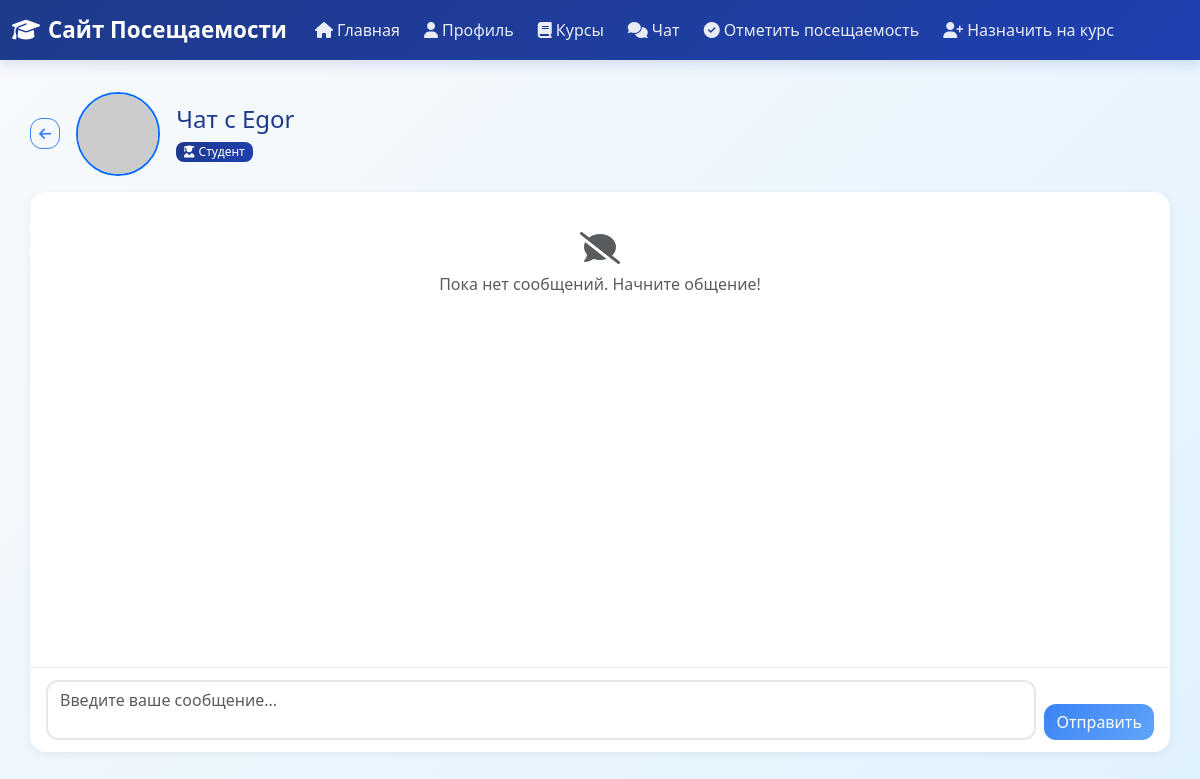
Before: /chat/Egor (signed in) with the older database file.
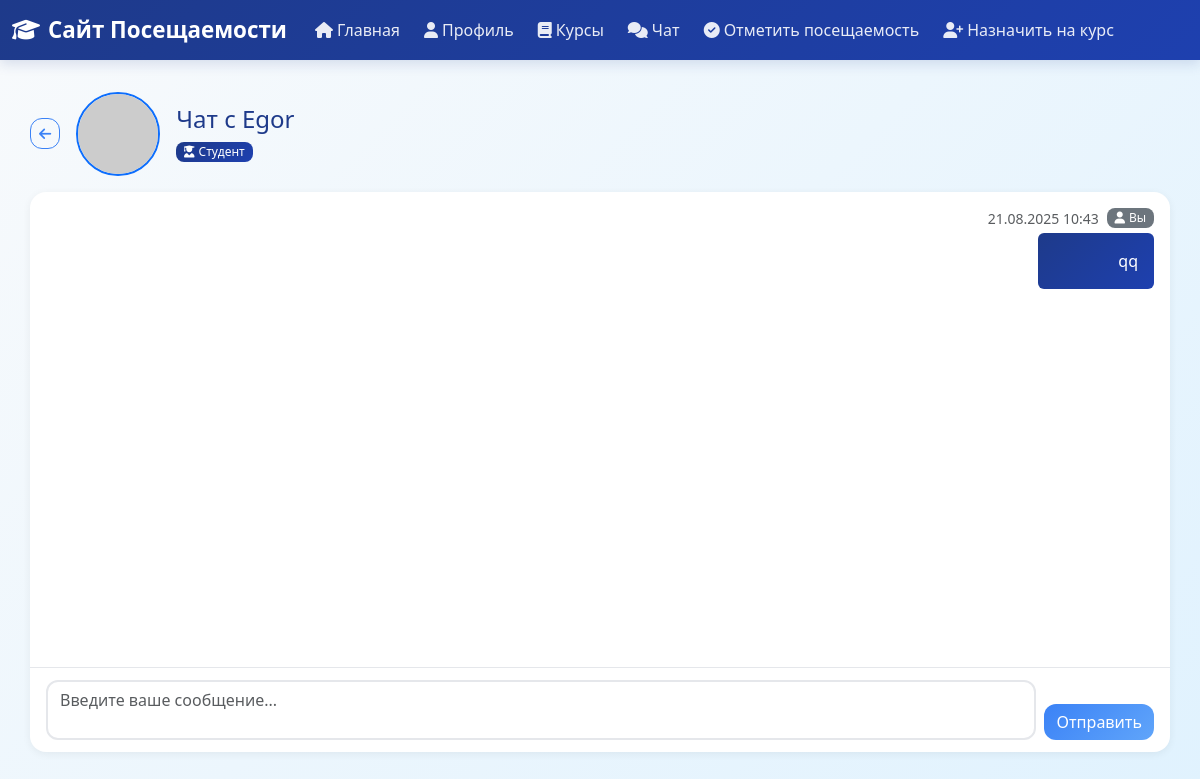
After: the same page with the newer database file.
### app/models.py (models this page shows, shortened)
class Message(db.Model):
    id: so.Mapped[int] = so.mapped_column(primary_key=True)
    sender_id: so.Mapped[int] = so.mapped_column(sa.ForeignKey('user.id'), nullable=False)
    recipient_id: so.Mapped[int] = so.mapped_column(sa.ForeignKey('user.id'), nullable=False)
    body: so.Mapped[str] = so.mapped_column(sa.String(1000), nullable=False)
    timestamp: so.Mapped[datetime] = so.mapped_column(sa.DateTime, index=True, default=lambda: datetime.now(timezone.utc))
    sender: so.Mapped['User'] = so.relationship('User', foreign_keys=[sender_id], back_populates='sent_messages')
    recipient: so.Mapped['User'] = so.relationship('User', foreign_keys=[recipient_id], back_populates='received_messages')

### app/routes.py (the view, shortened to what this page needs)
@app.route('/chat/<username>', methods=['GET', 'POST'])
@login_required
def chat(username):
    other_user = db.first_or_404(sa.select(User).where(User.username == username))
    if other_user == current_user:
        flash('Вы не можете написать сообщение самому себе.', 'warning')
        return redirect(url_for('chat_list'))
    page = request.args.get('page', 1, type=int)
    messages_query = sa.select(Message).where(
        sa.or_(
            sa.and_(Message.sender_id == current_user.id, Message.recipient_id == other_user.id),
            sa.and_(Message.sender_id == other_user.id, Message.recipient_id == current_user.id)
        )
    ).order_by(Message.timestamp.desc())
    messages_pagination = db.paginate(
        messages_query,
        page=page,
        per_page=current_app.config['ITEMS_PER_PAGE'],
        error_out=False
    )
    messages = messages_pagination.items
    next_url = url_for('chat', username=username, page=messages_pagination.next_num) \
        if messages_pagination.has_next else None
    prev_url = url_for('chat', username=username, page=messages_pagination.prev_num) \
        if messages_pagination.has_prev else None
    form = MessageForm()
    return render_template('chat.html',
                         title=f'Чат с {username}',
                         messages=messages,
                         form=form,
                         other_user=other_user,
                         next_url=next_url,
                         prev_url=prev_url)

### app/forms.py
class MessageForm(FlaskForm):
    message = TextAreaField('Сообщение', validators=[DataRequired(), Length(max=1000)])
    submit = SubmitField('Отправить')

### app/models.py (called while the page is built)
@login.user_loader
def load_user(id: int) -> Optional[User]:
    return db.session.get(User, id)

    def avatar(self, size: int) -> str:
        digest = md5(self.email.lower().encode('utf-8')).hexdigest()
        return f'https://www.gravatar.com/avatar/{digest}?d=identicon&s={size}'

### app/templates/chat.html (shortened to what this page needs)
{% extends "base.html" %}
{% block content %}
    <div class="chat-page">
        <div class="d-flex align-items-center mb-3">
            <a href="{{ url_for('chat_list') }}" class="btn btn-outline-primary btn-sm me-3" title="К списку собеседников">
                <i class="fas fa-arrow-left"></i>
            </a>
            <div class="me-3">
                <img src="{{ other_user.avatar(48) }}" alt="Аватар" class="rounded-circle border border-2 border-primary">
            </div>
            <div>
                <h1 class="h4 text-primary mb-1">Чат с {{ other_user.username }}</h1>
                <span class="badge bg-primary">
                    {% if other_user.role == 'student' %}
                        <i class="fas fa-user-graduate me-1"></i>Студент
                    {% else %}
                        <i class="fas fa-chalkboard-teacher me-1"></i>Преподаватель
                    {% endif %}
                </span>
            </div>
        </div>
        <div class="card border-0 shadow-sm chat-card">
            <div class="messages-container" id="messagesContainer">
                {% if messages %}
                    {% for message in messages|reverse %}
                        <div class="d-flex mb-3 {% if message.sender_id == current_user.id %}justify-content-end{% endif %}">
                            <div class="{% if message.sender_id == current_user.id %}text-end{% endif %}">
                                <div class="d-flex align-items-center mb-1 {% if message.sender_id == current_user.id %}justify-content-end{% endif %}">
                                    <small class="text-muted me-2">{{ message.timestamp.strftime('%d.%m.%Y %H:%M') }}</small>
                                    <span class="badge bg-secondary">
                                        {% if message.sender_id == current_user.id %}
                                            <i class="fas fa-user me-1"></i>Вы
                                        {% else %}
                                            <i class="fas fa-user me-1"></i>{{ message.sender.username }}
                                        {% endif %}
                                    </span>
                                </div>
                                <div class="{% if message.sender_id == current_user.id %}bg-primary text-white{% else %}bg-light{% endif %} rounded p-3"
                                     style="max-width: 70%; {% if message.sender_id == current_user.id %}margin-left: auto;{% endif %}">
                                    {{ message.body }}
                                </div>
                            </div>
                        </div>
                    {% endfor %}
                {% else %}
                    <div class="text-center py-4">
                        <i class="fas fa-comment-slash fa-2x text-muted mb-2"></i>
                        <p class="text-muted">Пока нет сообщений. Начните общение!</p>
                    </div>
                {% endif %}
            </div>
            <div class="input-container">
                <form action="" method="post" class="d-flex align-items-end gap-2">
                    <div class="flex-grow-1">
                        {{ form.message(class="form-control chat-textarea", id="chatMessageInput", rows=2, placeholder="Введите ваше сообщение...") }}
                    </div>
                    {{ form.submit(class="btn btn-primary") }}
                </form>
            </div>
        </div>
    </div>
{% endblock %}

Changed rows visible on the page:
added Message: timestamp "21.08.2025 10:43", shows "Вы", body "qq"
Other visible differences:
text no longer shown: "Пока нет сообщений. Начните общение!"
